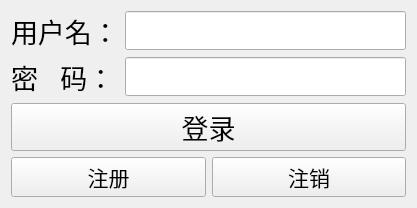
<?xml version="1.0" encoding="UTF-8"?>
<ui version="4.0">
 <class>TcpClient</class>
 <widget class="QWidget" name="TcpClient">
  <property name="geometry">
   <rect>
    <x>0</x>
    <y>0</y>
    <width>417</width>
    <height>186</height>
   </rect>
  </property>
  <property name="windowTitle">
   <string>TcpClient</string>
  </property>
  <layout class="QVBoxLayout" name="verticalLayout_2">
   <item>
    <layout class="QVBoxLayout" name="verticalLayout">
     <item>
      <layout class="QGridLayout" name="gridLayout">
       <item row="1" column="1">
        <widget class="QLineEdit" name="pwd_le">
         <property name="font">
          <font>
           <pointsize>20</pointsize>
          </font>
         </property>
         <property name="echoMode">
          <enum>QLineEdit::Password</enum>
         </property>
        </widget>
       </item>
       <item row="2" column="0" colspan="2">
        <widget class="QPushButton" name="login_pb">
         <property name="font">
          <font>
           <pointsize>20</pointsize>
          </font>
         </property>
         <property name="text">
          <string>登录</string>
         </property>
        </widget>
       </item>
       <item row="1" column="0">
        <widget class="QLabel" name="pws_lab">
         <property name="font">
          <font>
           <pointsize>20</pointsize>
          </font>
         </property>
         <property name="text">
          <string>密   码：</string>
         </property>
        </widget>
       </item>
       <item row="0" column="1">
        <widget class="QLineEdit" name="name_le">
         <property name="font">
          <font>
           <pointsize>20</pointsize>
          </font>
         </property>
        </widget>
       </item>
       <item row="0" column="0">
        <widget class="QLabel" name="name_lab">
         <property name="font">
          <font>
           <pointsize>20</pointsize>
          </font>
         </property>
         <property name="text">
          <string>用户名：</string>
         </property>
        </widget>
       </item>
      </layout>
     </item>
     <item>
      <spacer name="verticalSpacer">
       <property name="orientation">
        <enum>Qt::Vertical</enum>
       </property>
       <property name="sizeHint" stdset="0">
        <size>
         <width>20</width>
         <height>40</height>
        </size>
       </property>
      </spacer>
     </item>
     <item>
      <layout class="QHBoxLayout" name="horizontalLayout">
       <item>
        <widget class="QPushButton" name="regist_pb">
         <property name="font">
          <font>
           <pointsize>16</pointsize>
          </font>
         </property>
         <property name="text">
          <string>注册</string>
         </property>
        </widget>
       </item>
       <item>
        <widget class="QPushButton" name="cancel_pb">
         <property name="font">
          <font>
           <pointsize>16</pointsize>
          </font>
         </property>
         <property name="text">
          <string>注销</string>
         </property>
        </widget>
       </item>
      </layout>
     </item>
    </layout>
   </item>
  </layout>
 </widget>
 <resources/>
 <connections/>
</ui>
